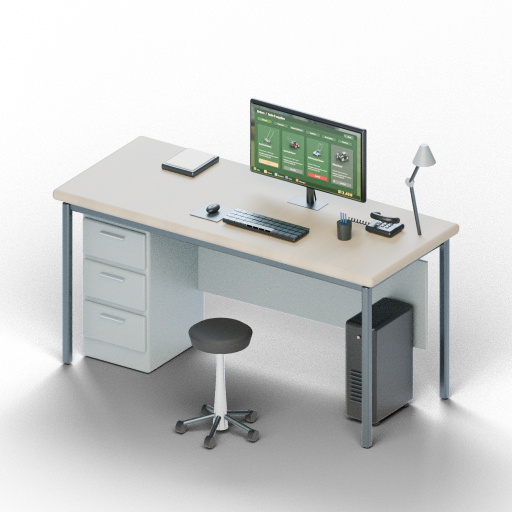
#> input picture art-source/GUI/Source/BusinessDesk.png, 1024 x 1024 px, given in place of Marketing_Wallpaper.png, which was not available (shown at 1/2 size)
$ python build_screens.py
#> lines starting #> are read from the running program, lines starting #| are printed output that depends on the picture; pictures that were not available may be replaced by others from this repository, and a replacement may not be noted
"""Eleven finished style frames assembled from delivered PNG pieces and bitmap fonts."""
from design import *
from build_fonts import bitmap_text
import shutil
REPO=OUT.parents[1];CACHE={};REGIONS=[]
def load(rel):
    if rel not in CACHE:CACHE[rel]=Image.open(OUT/rel).convert('RGBA')
    return CACHE[rel].copy()
def fit(image,size):
    ratio=min(size[0]/image.width,size[1]/image.height)
    return image.resize((round(image.width*ratio),round(image.height*ratio)),Image.Resampling.LANCZOS)
def cover(image,size):
    factor=max(size[0]/image.width,size[1]/image.height);im=image.resize((round(image.width*factor),round(image.height*factor)),Image.Resampling.LANCZOS)
    x=(im.width-size[0])//2;y=(im.height-size[1])//2;return im.crop((x,y,x+size[0],y+size[1])).convert('RGBA')
def paste(im,image,rect):
    x,y,w,h=map(round,rect);pic=fit(image,(w,h));im.alpha_composite(pic,(x+(w-pic.width)//2,y+(h-pic.height)//2))
def piece(im,name,rect):
    row=json.loads((HERE/'slices.json').read_text())[name];source=load(row['file']);x,y,w,h=map(round,rect)
    sl=row['slice_center_px']
    if sl:
        left,top,right,bottom=sl
        # Fixed borders display at half authoring size (2x source artwork).
        dx=[0,round(left/2),w-round((source.width-right)/2),w];dy=[0,round(top/2),h-round((source.height-bottom)/2),h]
        sx=[0,left,right,source.width];sy=[0,top,bottom,source.height]
        patch=Image.new('RGBA',(w,h))
        for j in range(3):
            for i in range(3):
                if dx[i+1]<=dx[i] or dy[j+1]<=dy[j]:continue
                cut=source.crop((sx[i],sy[j],sx[i+1],sy[j+1])).resize((dx[i+1]-dx[i],dy[j+1]-dy[j]),Image.Resampling.LANCZOS);patch.alpha_composite(cut,(dx[i],dy[j]))
    else:patch=source.resize((w,h),Image.Resampling.LANCZOS)
    im.alpha_composite(patch,(x,y));REGIONS.append(dict(asset=row['file'],rect_px=[x,y,w,h]))
def icon(im,name,rect,color=None):
    pic=load('Icons/'+name+'.png');paste(im,tint(pic,color or P['text']),rect)
# [10 lines left out: functions button, meter, not called in this run]
def heading(im,xy,label,size=42):text(im,xy,label,size,kind='heading')
def display(im,xy,words,width=300,name='Display_Numbers',color=None):
    pic=bitmap_text(words,name,1,color);paste(im,pic,(xy[0],xy[1],width,100))
def portrait(im,name,rect):
    pic=load('Portraits/'+name+'.png');x,y,w,h=map(round,rect);inner=round((w+10)*208/256);pic=cover(pic,(inner,inner));mask=Image.new('L',(inner,inner));ImageDraw.Draw(mask).ellipse((0,0,inner-1,inner-1),fill=255)
    im.paste(pic,(x+(w-inner)//2,y+(h-inner)//2),mask);piece(im,'PortraitRing',(x-5,y-5,w+10,h+10))
def background(size,story=False):
    path=REPO/'model-source/HighPoly/37_Story/Previews/Scene_Porch.png' if story else REPO/'art-source/TitleCard/Background_Master.png'
    return cover(Image.open(path),size)
# [4 lines left out: function finish, not called in this run]

def hud(phone=False):
    size=(2340,1080) if phone else (1920,1080);w,h=size;im=background(size);REGIONS.clear()
    piece(im,'HudPanel',(30,25,425,175));icon(im,'Money',(54,42,56,56),P['money']);display(im,(111,31),'$12,450',300,color=P['money'])
    icon(im,'Level',(58,115,35,35));text(im,(110,115),'Level 6  •  18 jobs done',26,bold=True);meter(im,(106,153,303,23),.57)
    piece(im,'HudPanel',(w-335,25,305,145));icon(im,'CurbAppeal',(w-306,51,48,48));text(im,(w-242,49),'Curb appeal',25);text(im,(w-242,85),'68 / 100',31,bold=True);meter(im,(w-297,133,236,24),.68)
    for i,(label,key,glyph) in enumerate([('Truck','T','Truck'),('Guide','G','Guide'),('Crew','C','Crew')]):
        yy=240+i*108;piece(im,'MenuButton',(26,yy,250,98))
        if phone:icon(im,glyph,(38,yy+30,32,32));text(im,(99,yy+31),label,27,bold=True)
        else:text(im,(54,yy+46),key,29,anchor='mm',bold=True);icon(im,glyph,(104,yy+20,40,40));text(im,(154,yy+31),label,27,bold=True)
    piece(im,'StickyNote',(36,645,395,200));icon(im,'Goal',(57,667,42,42),P['ink']);text(im,(112,667),"GRANDMA'S GOAL",24,P['ink'],kind='heading');paragraph(im,(66,715),'Buy the Reel Push Mower',26,325,P['ink']);text(im,(66,759),'$66 / $150',30,P['ink'],bold=True)
    meter(im,(64,795,320,17),.44)
    piece(im,'GoalTracker',(w-414,240,384,450));heading(im,(w-375,266),'FRONT LAWN',31)
    for i,(label,done) in enumerate([('Mow the lawn',False),('Trim the edges',False),('Pick up junk 1/4',False),('Rake clippings',True)]):
        yy=326+i*54;icon(im,'Check' if done else 'Goal',(w-375,yy,28,28),P['accent'] if done else P['subtext']);text(im,(w-331,yy),label,25)
    icon(im,'Timer',(w-373,557,31,31));text(im,(w-325,555),'03:24 / 05:00',27,bold=True);meter(im,(w-371,603,300,20),.68)
    icon(im,'Damage',(w-373,630,25,25),P['danger']);text(im,(w-331,627),'Damage  $0',24)
    piece(im,'Reticle_Active',(w/2-16,h/2-16,32,32))
    piece(im,'Prompt',(w/2-265,h/2+42,530,88))
    if phone:text(im,(w/2,h/2+82),'Take Reel Push Mower',29,anchor='mm',bold=True)
    else:piece(im,'KeyBadge',(w/2-242,h/2+60,52,52));text(im,(w/2-216,h/2+86),'E',25,anchor='mm',bold=True);text(im,(w/2-170,h/2+70),'Take Reel Push Mower',29,bold=True)
    if phone:
        for i,(glyph,label) in enumerate([('Snip','Snip'),('PickUp','Pick up')]):
            x=w-345+i*165;y=825;piece(im,'TouchButton',(x,y,145,145));icon(im,glyph,(x+37,y+29,72,72));text(im,(x+73,y+154),label,28,anchor='mt',bold=True,stroke=2)
    else:text(im,(w/2,1028),'Hold Alt for the mouse',23,anchor='mm',stroke=2)
    return im

# [86 lines left out: functions desktop, jobs, orders, premium, messages, dialogue and 3 more, not called in this run]
def main():
    porch=Image.open(HERE/'Marketing_Wallpaper.png')
#> porch is the input picture: PIL image 1024x1024 RGBA; mean R, G, B, A 47.5, 49.3, 48.2, 99.7
    wallpaper=cover(porch,(1024,576)).filter(ImageFilter.GaussianBlur(8));wallpaper.convert('RGB').save(OUT/'Computer/Wallpaper.png')
#> in cover, `return im.crop((x, y, x + size[0], y + size[1])).convert('RGBA')`:
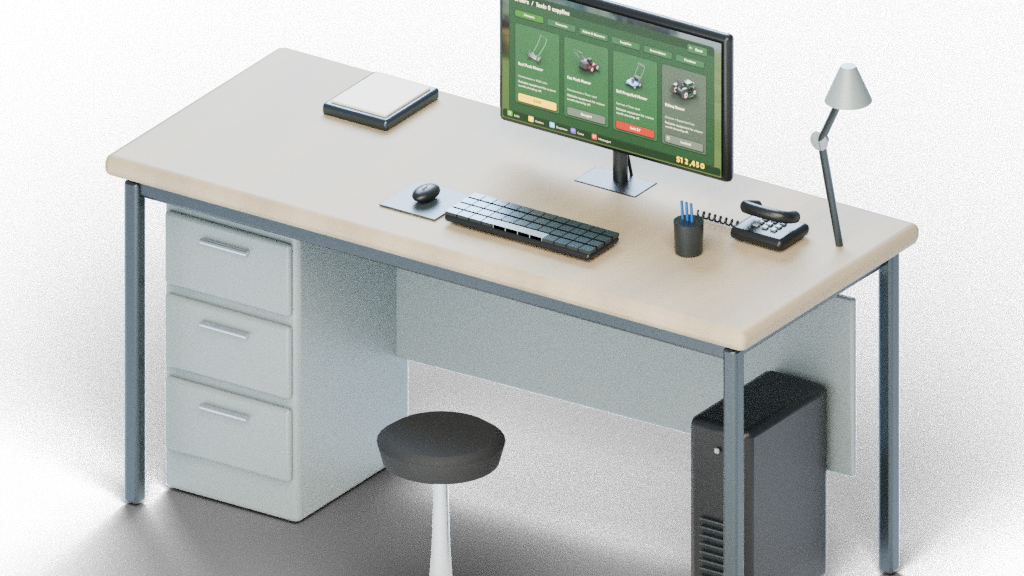
#> returned value: PIL image 1024x576 RGBA; mean R, G, B, A 81.9, 85, 83.1, 146.1; transparent parts drawn white
#> after `wallpaper = cover(porch, (1024, 576)).filter(ImageFilter.GaussianBlur(`:
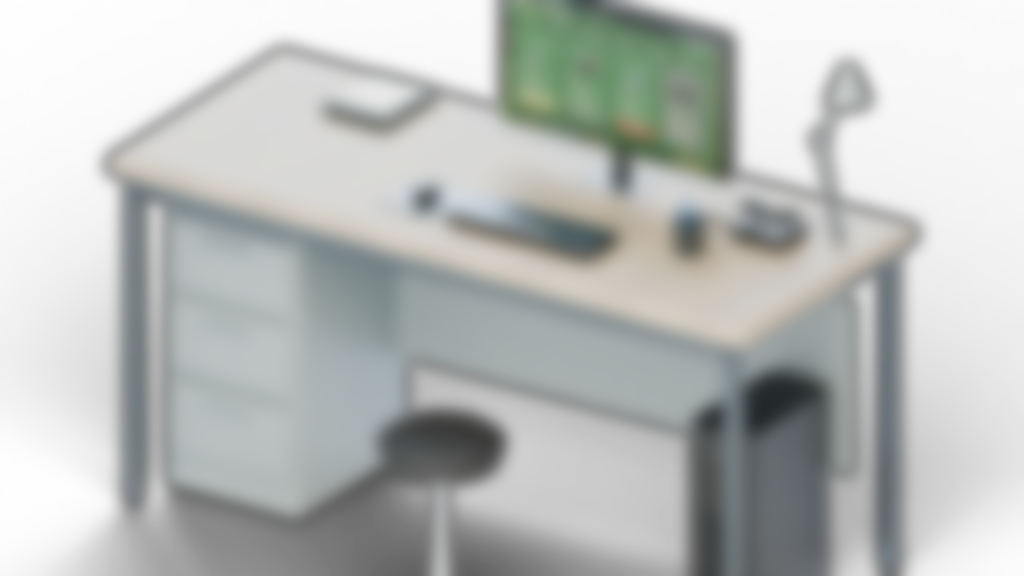
#> wallpaper: PIL image 1024x576 RGBA; mean R, G, B, A 81.7, 84.9, 82.9, 146.1; transparent parts drawn white
#> after `wallpaper = cover(porch, (1024, 576)).filter(ImageFilter.GaussianBlur(`:
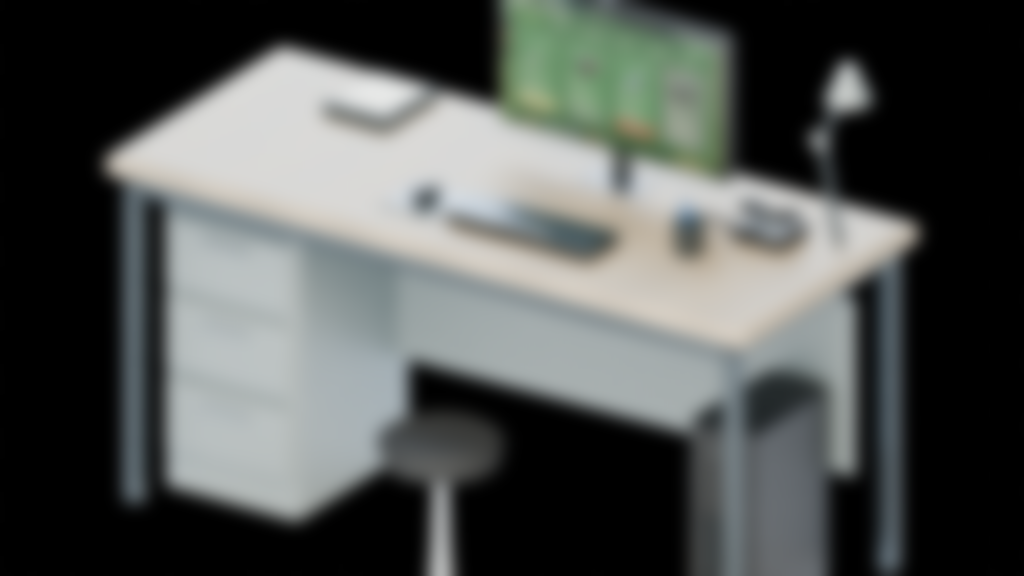
#> saved as Wallpaper.png: PIL image 1024x576 RGB; mean R, G, B 81.7, 84.9, 82.9
    layouts={}
    for name,fn in [('HUD_PC',lambda:hud(False)),('HUD_Phone',lambda:hud(True)),('Computer_Jobs',jobs),('Computer_Orders',orders),('Computer_Premium',premium),('Computer_Messages',messages),('Dialogue_PC',lambda:dialogue(False)),('Dialogue_Phone',lambda:dialogue(True)),('PayBreakdown',pay),('BestYard',contest),('Sheet',sheet)]:
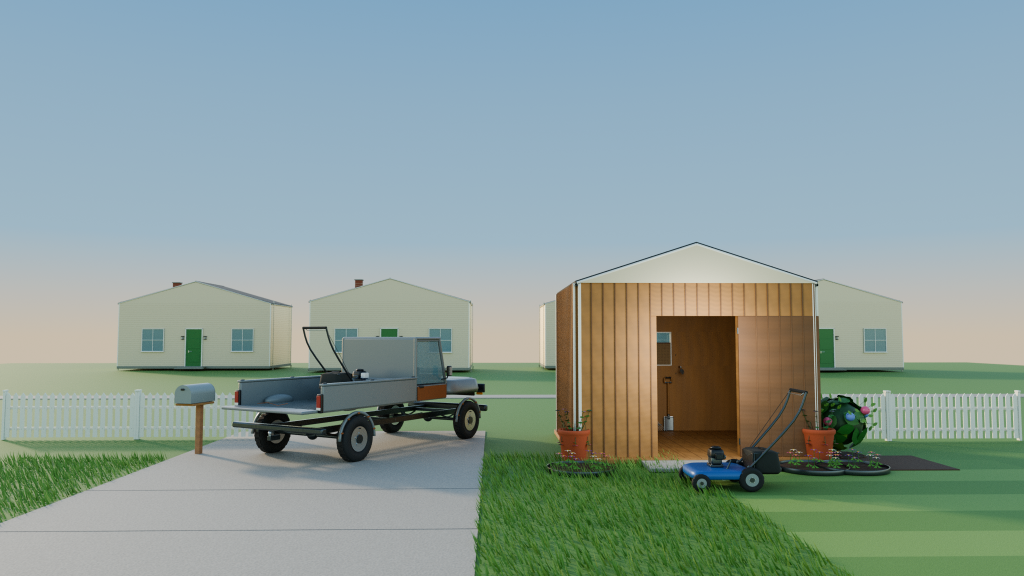
#> input picture art-source/TitleCard/Background_Master.png, 2048 x 1152 px (shown at 1/2 size)
        REGIONS.clear();im=fn();layouts[name]=finish(im,name);print('FRAME',name,flush=True)
    (HERE/'frame_layouts.json').write_text(json.dumps(layouts,indent=2)+'\n')
#> (the run stopped early here; a loop or call above may not have finished)
